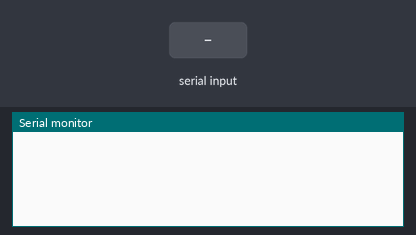
Bench run of a sketch on a simulated Arduino Uno, built with avr-gcc and run on an emulated ATmega328P. On the bench: the last lines printed to the serial monitor. The inputs (shaded band) are chosen by the test bench.

Above: at 1.2 s.
1.3 s: "1;" received over Serial
At 3.2 s:
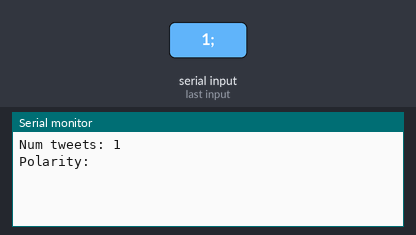
3.8 s: "0;" received over Serial
At 5.2 s:
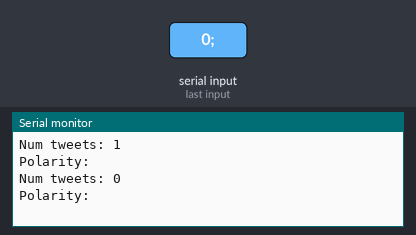
5.3 s: "2;" received over Serial
At 7.4 s:
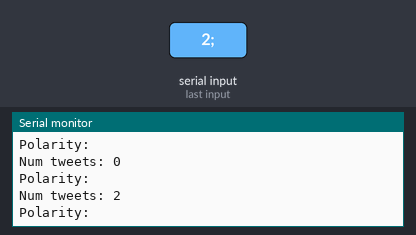

Measured:
- after the input at 1.3 s, the serial monitor: prints a new line after 1.0 s (image 1)
- after the input at 3.8 s, the serial monitor: prints a new line after 1.0 s (image 2)
- after the input at 5.3 s, the serial monitor: prints a new line after 1.0 s (image 3)

The sketch:

receiver.ino
```cpp
String tweets;
String polarity;

void setup() {
    Serial.begin(9600);
}

void loop() {
    while (Serial.available() > 0) {
        tweets = Serial.readStringUntil(';');
        polarity = Serial.readStringUntil(';');

        Serial.println("Num tweets: "+tweets);
        Serial.println("Polarity: "+polarity);
    }
}
```
